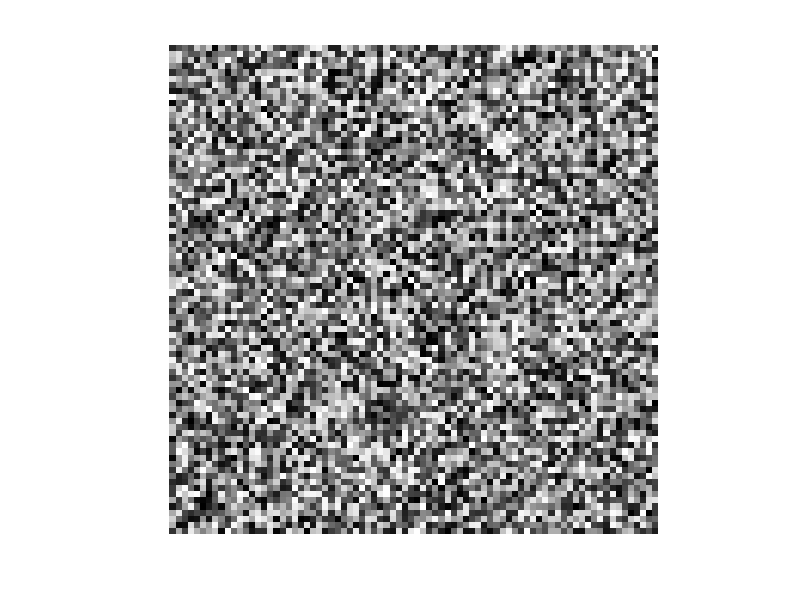

This chart was generated by the following MATLAB code:
% imshow(rot90(1-D))
% haha=rot90(1-D);
% imshow(haha,[])

% imshow(rot90(1-D))
haha=rand(80);

% L = logical(1-haha)
% A = [1 -3 2;5 4 7;-8 1 3];
% L = logical(mod(A,2))
imshow(haha,[])